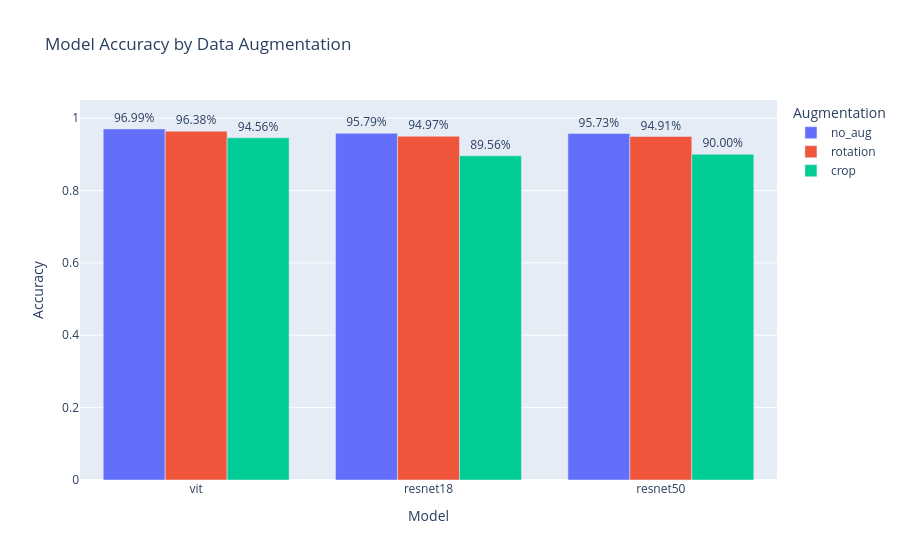

The notebook cell this image was saved under:
### Markdown cell above
### Inspect accuracies with data aug

### Code cell
accuracy_table = pd.DataFrame(index=models, columns=augmentations)

for m in models:
    for aug in augmentations:
        y_pred = test_predictions[m][aug]
        accuracy_table.loc[m, aug] = np.mean(y_pred == test_labels)

accuracy_table = accuracy_table.astype(float)

df_plot = accuracy_table.reset_index().melt(
    id_vars="index",
    var_name="Augmentation",
    value_name="Accuracy"
).rename(columns={"index": "Model"})

fig = px.bar(df_plot,x="Model", y="Accuracy", color="Augmentation", barmode="group", text_auto=".2%", title="Model Accuracy by Data Augmentation")
fig.update_traces(textposition="outside")
fig.update_layout(yaxis_range=[0, 1.05], legend_title="Augmentation")

fig.show()

### Figure 1 — Plotly figure (JSON) as saved in the notebook; plotly's stock layout.template omitted (floating-point values rounded to 4 significant figures)
{"data": [{"alignmentgroup": "True", "hovertemplate": "Augmentation=no_aug<br>Model=%{x}<br>Accuracy=%{y}<extra></extra>", "legendgroup": "no_aug", "marker": {"color": "#636efa", "pattern": {"shape": ""}}, "name": "no_aug", "offsetgroup": "no_aug", "orientation": "v", "showlegend": true, "textposition": "outside", "texttemplate": "%{y:.2%}", "type": "bar", "x": ["vit", "resnet18", "resnet50"], "xaxis": "x", "y": [0.9699, 0.9579, 0.9573], "yaxis": "y"}, {"alignmentgroup": "True", "hovertemplate": "Augmentation=rotation<br>Model=%{x}<br>Accuracy=%{y}<extra></extra>", "legendgroup": "rotation", "marker": {"color": "#EF553B", "pattern": {"shape": ""}}, "name": "rotation", "offsetgroup": "rotation", "orientation": "v", "showlegend": true, "textposition": "outside", "texttemplate": "%{y:.2%}", "type": "bar", "x": ["vit", "resnet18", "resnet50"], "xaxis": "x", "y": [0.9638, 0.9497, 0.9491], "yaxis": "y"}, {"alignmentgroup": "True", "hovertemplate": "Augmentation=crop<br>Model=%{x}<br>Accuracy=%{y}<extra></extra>", "legendgroup": "crop", "marker": {"color": "#00cc96", "pattern": {"shape": ""}}, "name": "crop", "offsetgroup": "crop", "orientation": "v", "showlegend": true, "textposition": "outside", "texttemplate": "%{y:.2%}", "type": "bar", "x": ["vit", "resnet18", "resnet50"], "xaxis": "x", "y": [0.9456, 0.8956, 0.9], "yaxis": "y"}], "layout": {"barmode": "group", "legend": {"title": {"text": "Augmentation"}, "tracegroupgap": 0}, "title": {"text": "Model Accuracy by Data Augmentation"}, "xaxis": {"anchor": "y", "domain": [0, 1], "title": {"text": "Model"}}, "yaxis": {"anchor": "x", "domain": [0, 1], "range": [0, 1.05], "title": {"text": "Accuracy"}}}}
